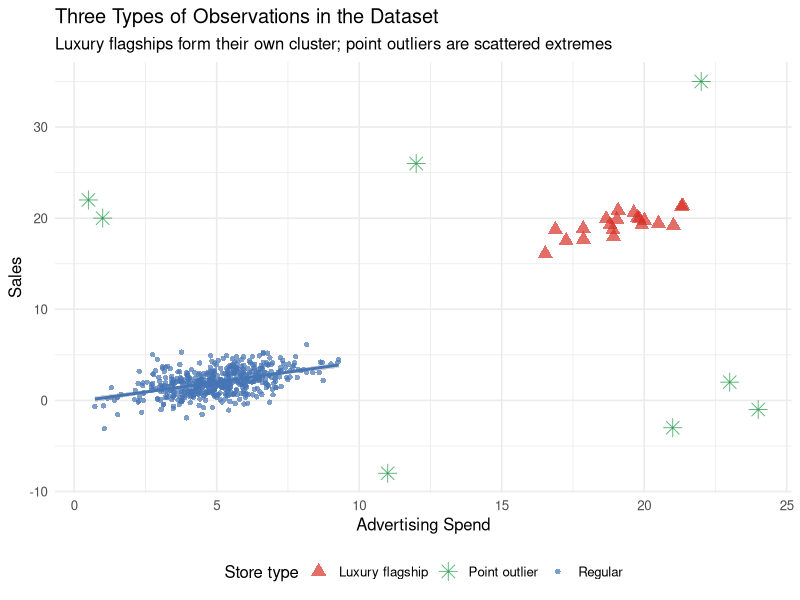
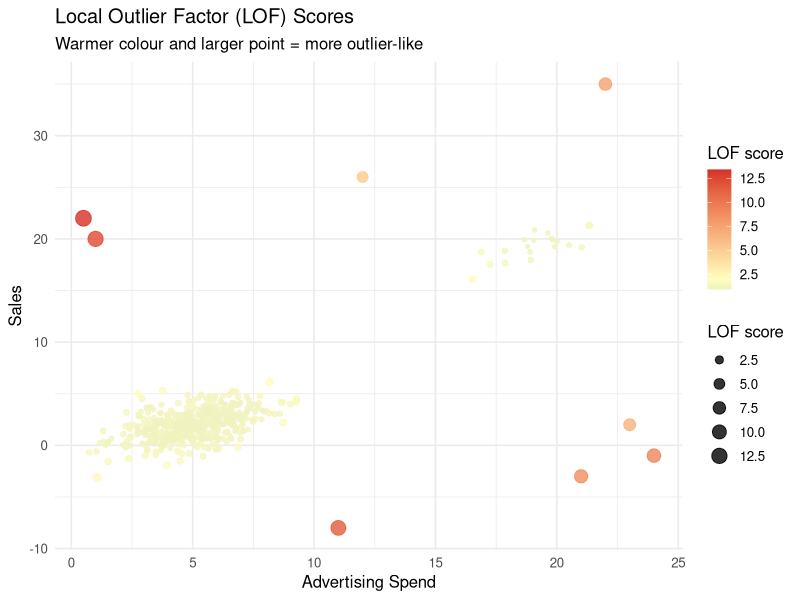
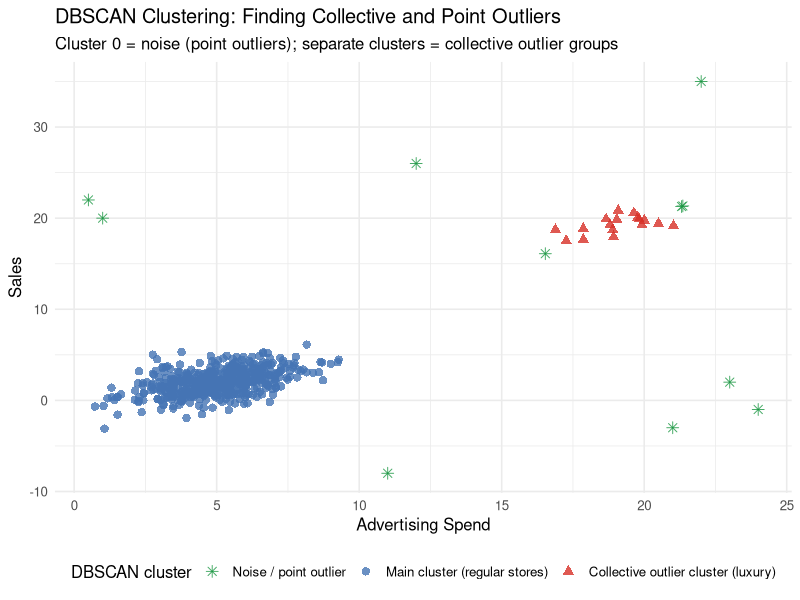
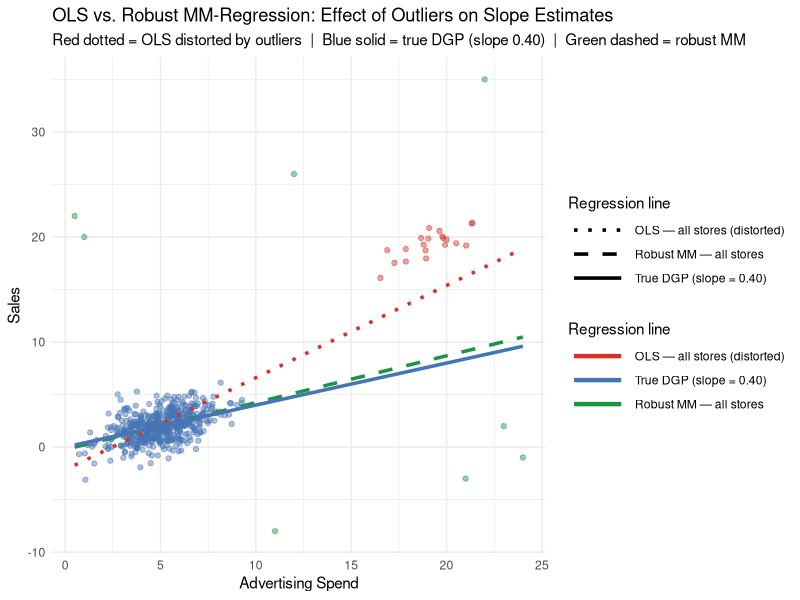
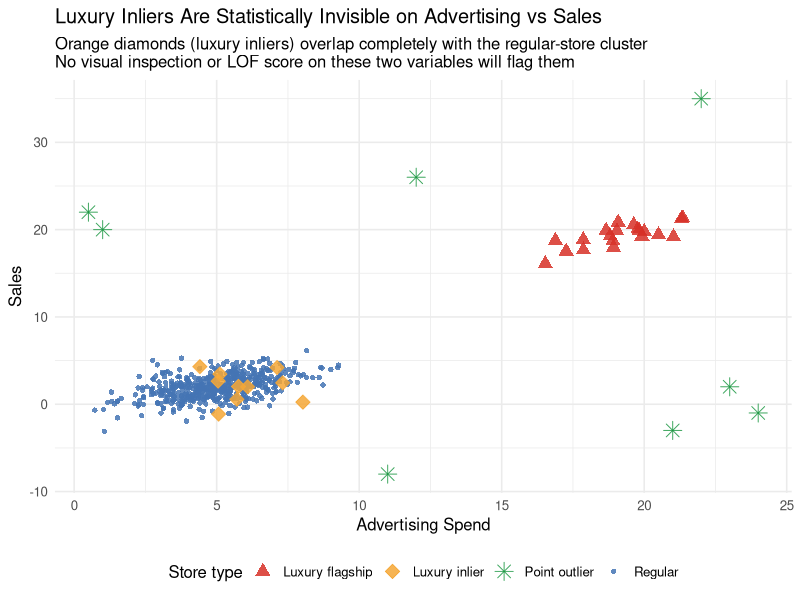
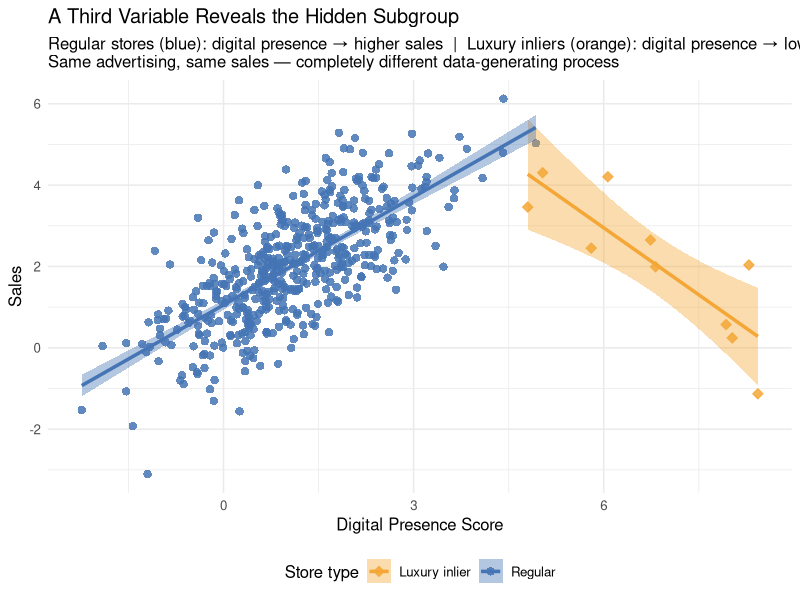

These charts were generated, in order, by the following R code:
## ---- chunk 1
knitr::opts_chunk$set(
  echo = TRUE,
  fig.width = 8,
  fig.height = 5,
  fig.path = "figs/",
  dev = "svg"
)

dir.create("figs", recursive = TRUE, showWarnings = FALSE)
## ---- chunk 2
#| code-summary: "▶ Load required packages"
# Uncomment to install if needed:
# install.packages(c("lavaan", "semTools", "MASS", "ggplot2",
#                    "dplyr", "tidyr", "corrplot", "knitr", "lmtest",
#                    "mclust", "dbscan"))

library(lavaan)       # CFA and SEM (Cases 1 and 3)
library(semTools)     # htmt() and auxiliary SEM tools (Cases 1 and 3)
library(MASS)         # mvrnorm(): generate multivariate normal data (all cases)
library(ggplot2)      # Visualizations (all cases)
library(dplyr)        # Data manipulation (all cases)
library(tidyr)        # Data reshaping (Cases 2 and 3)
library(corrplot)     # Correlation heatmap (Case 1)
library(knitr)        # Nicely formatted tables (all cases)
library(lmtest)       # Breusch-Pagan heteroskedasticity test (Case 2)
library(mclust)       # Gaussian mixture models / latent class analysis (Case 4)
library(dbscan)       # Local outlier factor and DBSCAN clustering (Case 5)
## ---- chunk 3
#| code-summary: "▶ Simulate store dataset with collective and point outliers"
set.seed(2025)

# ── Regular stores ─────────────────────────────────────────────────────────────
# True DGP: sales = 0.40 * advertising + noise   (slope = 0.40, no intercept)
n_reg <- 500
adv_reg   <- rnorm(n_reg, mean = 5, sd = 1.5)
sales_reg <- 0.4 * adv_reg + rnorm(n_reg, sd = 1.2)

# ── Luxury flagship stores (collective outliers) ───────────────────────────────
# Different economic model: much higher advertising, steeper returns to advertising.
# Their cluster (centroid ≈ 20, 20) is far from the regular cluster (≈ 5, 2) —
# the "between-cluster" slope is ~1.2, which will pull OLS well above 0.40.
n_lux <- 20
adv_lux   <- rnorm(n_lux, mean = 20, sd = 1.5)
sales_lux <- 0.90 * adv_lux + rnorm(n_lux, sd = 0.8) + 2   # steeper slope, similar absolute level

# ── Point outliers (individual extreme observations) ───────────────────────────
n_pt  <- 8
# Point outliers are placed either at very low adv with implausibly high sales,
# or at high adv with implausibly low/negative sales, or in the mid-range gap
# (adv 10–13, between the regular cloud and the luxury cluster) with extreme sales.
# This keeps them visually isolated — none overlap the regular-store region.
adv_pt   <- c(24, 0.5, 11, 22, 1, 23, 12, 21)
sales_pt <- c(-1, 22,  -8, 35, 20,  2, 26, -3)

# ── Combine into single dataset ────────────────────────────────────────────────
df5 <- data.frame(
  advertising = c(adv_reg,    adv_lux,    adv_pt),
  sales       = c(sales_reg,  sales_lux,  sales_pt),
  store_type  = c(rep("Regular",        n_reg),
                  rep("Luxury flagship", n_lux),
                  rep("Point outlier",   n_pt))
)
## ---- chunk 4
#| code-summary: "▶ Plot: stores colored by true type"
ggplot(df5, aes(x = advertising, y = sales, colour = store_type, shape = store_type)) +
  geom_point(aes(size = store_type), alpha = 0.7) +
  geom_smooth(data = filter(df5, store_type == "Regular"),
              method = "lm", se = TRUE, colour = "#4575b4",
              linewidth = 1.0, inherit.aes = FALSE,
              aes(x = advertising, y = sales)) +
  scale_colour_manual(
    values = c("Regular"         = "#4575b4",
               "Luxury flagship" = "#d73027",
               "Point outlier"   = "#1a9641"),
    name   = "Store type"
  ) +
  scale_shape_manual(
    values = c("Regular" = 16, "Luxury flagship" = 17, "Point outlier" = 8),
    name   = "Store type"
  ) +
  scale_size_manual(
    values = c("Regular" = 1.5, "Luxury flagship" = 3.5, "Point outlier" = 4),
    name   = "Store type"
  ) +
  labs(
    x        = "Advertising Spend",
    y        = "Sales",
    title    = "Three Types of Observations in the Dataset",
    subtitle = "Luxury flagships form their own cluster; point outliers are scattered extremes"
  ) +
  theme_minimal(base_size = 12) +
  theme(legend.position = "bottom")
## ---- chunk 5
#| code-summary: "▶ Compute LOF scores and visualize"
# Standardise the variables before computing LOF
df5_scaled <- data.frame(
  advertising = scale(df5$advertising),
  sales       = scale(df5$sales)
)

# Compute LOF scores (minPts = number of neighbours to consider)
df5$lof_score <- dbscan::lof(df5_scaled, minPts = 10)

# Visualise LOF scores
ggplot(df5, aes(x = advertising, y = sales,
                colour = lof_score, size = lof_score)) +
  geom_point(alpha = 0.8) +
  scale_colour_gradient2(low = "#4575b4", mid = "#ffffbf", high = "#d73027",
                         midpoint = 2, name = "LOF score") +
  scale_size_continuous(range = c(1, 5), name = "LOF score") +
  labs(
    x        = "Advertising Spend",
    y        = "Sales",
    title    = "Local Outlier Factor (LOF) Scores",
    subtitle = "Warmer colour and larger point = more outlier-like"
  ) +
  theme_minimal(base_size = 12) +
  theme(legend.position = "right")
## ---- chunk 6
#| code-summary: "▶ Table: top outliers by LOF score"
# Show the top outliers by LOF score
df5 |>
  arrange(desc(lof_score)) |>
  select(advertising, sales, store_type, lof_score) |>
  head(15) |>
  mutate(across(where(is.numeric), \(x) round(x, 2))) |>
  kable(
    col.names = c("Advertising", "Sales", "Store Type", "LOF Score"),
    caption   = "Top 15 Observations by LOF Score (highest = most outlier-like)"
  )
## ---- chunk 7
#| code-summary: "▶ DBSCAN clustering — find collective outlier cluster"
# Fit DBSCAN
# eps: maximum distance to be considered a "neighbour"
# minPts: minimum cluster size
dbscan_fit <- dbscan::dbscan(df5_scaled, eps = 0.4, minPts = 4)
df5$cluster <- factor(dbscan_fit$cluster)

ggplot(df5, aes(x = advertising, y = sales,
                colour = cluster, shape = cluster)) +
  geom_point(size = 2.5, alpha = 0.8) +
  scale_colour_manual(
    values = c("0" = "#1a9641",   # noise = green (point outliers — matches scatter plot)
               "1" = "#4575b4",   # main cluster = blue (regular stores)
               "2" = "#d73027",   # luxury cluster = red (luxury flagships — matches scatter plot)
               "3" = "#fdae61"),  # any additional cluster
    labels = c("0" = "Noise / point outlier",
               "1" = "Main cluster (regular stores)",
               "2" = "Collective outlier cluster (luxury)",
               "3" = "Additional cluster"),
    name   = "DBSCAN cluster",
    drop   = FALSE
  ) +
  scale_shape_manual(
    values = c("0" = 8, "1" = 16, "2" = 17, "3" = 15),
    labels = c("0" = "Noise / point outlier",
               "1" = "Main cluster (regular stores)",
               "2" = "Collective outlier cluster (luxury)",
               "3" = "Additional cluster"),
    name   = "DBSCAN cluster",
    drop   = FALSE
  ) +
  labs(
    x        = "Advertising Spend",
    y        = "Sales",
    title    = "DBSCAN Clustering: Finding Collective and Point Outliers",
    subtitle = "Cluster 0 = noise (point outliers); separate clusters = collective outlier groups"
  ) +
  theme_minimal(base_size = 12) +
  theme(legend.position = "bottom")
## ---- chunk 8
#| code-summary: "▶ OLS vs. robust MM-regression coefficient comparison"
# ── Fit regression models ─────────────────────────────────────────────────────
m_ols_all <- lm(sales ~ advertising, data = df5)
m_robust  <- MASS::rlm(sales ~ advertising, data = df5, method = "MM")
# True DGP: sales = 0.4 * advertising (known from simulation — slope = 0.40)

# ── Compare coefficients against true DGP ────────────────────────────────────
coef_compare5 <- data.frame(
  Model = c("OLS — all stores (distorted by outliers)",
            "True DGP (known from simulation)",
            "Robust MM-estimation — all stores"),
  `Advertising coefficient` = round(c(coef(m_ols_all)["advertising"],
                                      0.40,
                                      coef(m_robust)["advertising"]), 3)
)

kable(coef_compare5,
      col.names = c("Model", "Advertising Coefficient"),
      caption   = "OLS vs. Robust MM-Regression: The luxury flagship cluster and point outliers pull OLS well above the true DGP slope; MM-estimation recovers close to 0.40.")
## ---- chunk 9
#| code-summary: "▶ Plot: OLS vs. robust MM regression lines"
# Generate prediction lines
x_seq <- seq(min(df5$advertising), max(df5$advertising), length.out = 300)
newdat <- data.frame(advertising = x_seq)

pred_lines <- data.frame(
  advertising = rep(x_seq, 3),
  sales       = c(predict(m_ols_all, newdata = newdat),
                  0.40 * x_seq,                          # True DGP: slope = 0.40, intercept = 0
                  predict(m_robust,  newdata = newdat)),
  model       = rep(c("OLS — all stores (distorted)",
                      "True DGP (slope = 0.40)",
                      "Robust MM — all stores"),
                    each = length(x_seq))
)

line_colors <- c(
  "OLS — all stores (distorted)" = "#d73027",
  "True DGP (slope = 0.40)"     = "#4575b4",
  "Robust MM — all stores"      = "#1a9641"
)
line_types <- c(
  "OLS — all stores (distorted)" = "dotted",
  "True DGP (slope = 0.40)"     = "solid",
  "Robust MM — all stores"      = "dashed"
)

ggplot() +
  geom_point(data = df5,
             aes(x = advertising, y = sales, colour = store_type),
             alpha = 0.45, size = 1.5) +
  geom_line(data = pred_lines,
            aes(x = advertising, y = sales, colour = model, linetype = model),
            linewidth = 1.2) +
  scale_colour_manual(
    values = c(
      "Regular"                      = "#4575b4",
      "Luxury flagship"              = "#d73027",
      "Point outlier"                = "#1a9641",
      "OLS — all stores (distorted)" = "#d73027",
      "True DGP (slope = 0.40)"     = "#4575b4",
      "Robust MM — all stores"      = "#1a9641"
    ),
    breaks = c("OLS — all stores (distorted)",
               "True DGP (slope = 0.40)",
               "Robust MM — all stores"),
    name = "Regression line"
  ) +
  scale_linetype_manual(values = line_types, name = "Regression line") +
  guides(colour   = guide_legend(order = 1, override.aes = list(linewidth = 1.5)),
         linetype = guide_legend(order = 1)) +
  labs(
    x        = "Advertising Spend",
    y        = "Sales",
    title    = "OLS vs. Robust MM-Regression: Effect of Outliers on Slope Estimates",
    subtitle = "Red dotted = OLS distorted by outliers  |  Blue solid = true DGP (slope 0.40)  |  Green dashed = robust MM"
  ) +
  theme_minimal(base_size = 11) +
  theme(legend.position  = "right",
        legend.direction = "vertical",
        legend.key.width = unit(1.5, "cm"))
## ---- chunk 10
#| code-summary: "▶ Sensitivity table: OLS vs. robust MM coefficients"
# Extract and compare key summary stats
sens_df <- data.frame(
  Method = c("OLS (all stores)", "Robust MM-estimation (all stores)"),
  `Intercept` = round(c(coef(m_ols_all)[1], coef(m_robust)[1]), 3),
  `Advertising slope` = round(c(coef(m_ols_all)[2], coef(m_robust)[2]), 3)
)

kable(sens_df,
      col.names = c("Method", "Intercept", "Advertising Slope"),
      caption   = "Sensitivity Check: OLS vs. Robust MM-Estimation Coefficients")
## ---- chunk 11
#| code-summary: "▶ Add luxury inliers + digital presence variable (extends df5)"
set.seed(42)
n_lux_in <- 10

# Luxury inliers: advertising and sales deliberately overlap with regular stores.
# On the main two dimensions, they are statistically indistinguishable.
adv_in   <- rnorm(n_lux_in, mean = 5.2, sd = 1.4)
sales_in <- 0.38 * adv_in + rnorm(n_lux_in, sd = 1.15)

# Third variable: digital presence score (0–10 composite: social media, web traffic,
# online reviews). Key distinction in the data-generating process:
#   Regular stores:      POSITIVE slope — mass-market brands benefit from digital reach.
#   Luxury inliers:      NEGATIVE slope — digital overexposure erodes brand exclusivity.
dp_reg <- 0.55 * sales_reg + rnorm(n_reg,    mean = 0, sd = 0.80)
dp_in  <- -0.65 * sales_in  + rnorm(n_lux_in, mean = 0, sd = 0.50) + 8.0

# Assign neutral digital scores to the obvious outlier groups (not the focus here)
dp_lux <- rnorm(n_lux, mean = 6.5, sd = 0.6)
dp_pt  <- rnorm(n_pt,  mean = 3.0, sd = 0.8)

# Extended dataset: all original stores + luxury inliers
df5_ext <- data.frame(
  advertising      = c(adv_reg,      adv_lux,       adv_pt,      adv_in),
  sales            = c(sales_reg,    sales_lux,     sales_pt,    sales_in),
  digital_presence = c(dp_reg,       dp_lux,        dp_pt,       dp_in),
  store_type       = c(rep("Regular",          n_reg),
                       rep("Luxury flagship",  n_lux),
                       rep("Point outlier",    n_pt),
                       rep("Luxury inlier",    n_lux_in))
)
## ---- chunk 12
#| code-summary: "▶ Plot: four store types — inliers hidden inside regular cluster"
type_cols  <- c("Regular"         = "#4575b4",
                "Luxury flagship" = "#d73027",
                "Point outlier"   = "#1a9641",
                "Luxury inlier"   = "#f4a736")
type_shps  <- c("Regular"         = 16, "Luxury flagship" = 17,
                "Point outlier"   = 8,  "Luxury inlier"   = 23)
type_szs   <- c("Regular"         = 1.5, "Luxury flagship" = 3.5,
                "Point outlier"   = 4.0, "Luxury inlier"   = 3.5)

ggplot(df5_ext,
       aes(x = advertising, y = sales,
           colour = store_type, fill = store_type,
           shape = store_type, size = store_type)) +
  geom_point(alpha = 0.85) +
  scale_colour_manual(values = type_cols, name = "Store type") +
  scale_fill_manual(values   = type_cols, name = "Store type") +
  scale_shape_manual(values  = type_shps, name = "Store type") +
  scale_size_manual(values   = type_szs,  name = "Store type") +
  labs(
    x        = "Advertising Spend",
    y        = "Sales",
    title    = "Luxury Inliers Are Statistically Invisible on Advertising vs Sales",
    subtitle = paste0("Orange diamonds (luxury inliers) overlap completely with the regular-store cluster\n",
                      "No visual inspection or LOF score on these two variables will flag them")
  ) +
  theme_minimal(base_size = 12) +
  theme(legend.position = "bottom")
## ---- chunk 13
#| code-summary: "▶ LOF scores by group: inliers are indistinguishable from regular stores"
df5_ext_scaled <- scale(df5_ext[, c("advertising", "sales")])
df5_ext$lof2d  <- dbscan::lof(df5_ext_scaled, minPts = 10)

df5_ext |>
  group_by(store_type) |>
  summarise(
    `Mean LOF`  = round(mean(lof2d), 2),
    `Max LOF`   = round(max(lof2d),  2),
    `Pct > 2.0` = paste0(round(100 * mean(lof2d > 2.0), 0), "%"),
    n           = n(),
    .groups = "drop"
  ) |>
  arrange(desc(`Mean LOF`)) |>
  kable(caption = paste0(
    "LOF scores by store type (advertising + sales only). ",
    "Inliers are statistically indistinguishable from regular stores — ",
    "any threshold you set will miss them."
  ))
## ---- chunk 14
#| code-summary: "▶ Digital presence vs sales: opposite slopes reveal the hidden subgroup"
reg_and_inliers <- filter(df5_ext, store_type %in% c("Regular", "Luxury inlier"))

ggplot(reg_and_inliers,
       aes(x = digital_presence, y = sales,
           colour = store_type, fill = store_type, shape = store_type)) +
  geom_point(size = 2.5, alpha = 0.85) +
  geom_smooth(aes(group = store_type), method = "lm", se = TRUE,
              linewidth = 1.2) +
  scale_colour_manual(
    values = c("Regular" = "#4575b4", "Luxury inlier" = "#f4a736"),
    name   = "Store type"
  ) +
  scale_fill_manual(
    values = c("Regular" = "#4575b4", "Luxury inlier" = "#f4a736"),
    name   = "Store type"
  ) +
  scale_shape_manual(
    values = c("Regular" = 16, "Luxury inlier" = 23),
    name   = "Store type"
  ) +
  labs(
    x        = "Digital Presence Score",
    y        = "Sales",
    title    = "A Third Variable Reveals the Hidden Subgroup",
    subtitle = paste0(
      "Regular stores (blue): digital presence \u2192 higher sales  |  ",
      "Luxury inliers (orange): digital presence \u2192 lower sales\n",
      "Same advertising, same sales — completely different data-generating process"
    )
  ) +
  theme_minimal(base_size = 12) +
  theme(legend.position = "bottom")
## ---- chunk 15
#| code-summary: "▶ How inliers bias the digital presence coefficient"
m_pooled <- lm(sales ~ advertising + digital_presence,
               data = filter(df5_ext, store_type %in% c("Regular", "Luxury inlier")))
m_clean  <- lm(sales ~ advertising + digital_presence,
               data = filter(df5_ext, store_type == "Regular"))
# True DGP for regular stores: digital_presence coefficient ≈ +0.55

data.frame(
  Model = c(
    "Pooled: regular + luxury inliers (contaminated)",
    "Regular stores only — true DGP"
  ),
  `Advertising coef`      = round(c(coef(m_pooled)["advertising"],
                                     coef(m_clean)["advertising"]),      3),
  `Digital presence coef` = round(c(coef(m_pooled)["digital_presence"],
                                     coef(m_clean)["digital_presence"]), 3)
) |>
  kable(
    col.names = c("Model", "Advertising Coef", "Digital Presence Coef"),
    caption   = paste0(
      "Luxury inliers attenuate or reverse the digital presence coefficient. ",
      "True value for regular stores \u2248 +0.55. ",
      "No outlier diagnostic on advertising + sales would prompt you to investigate."
    )
  )
